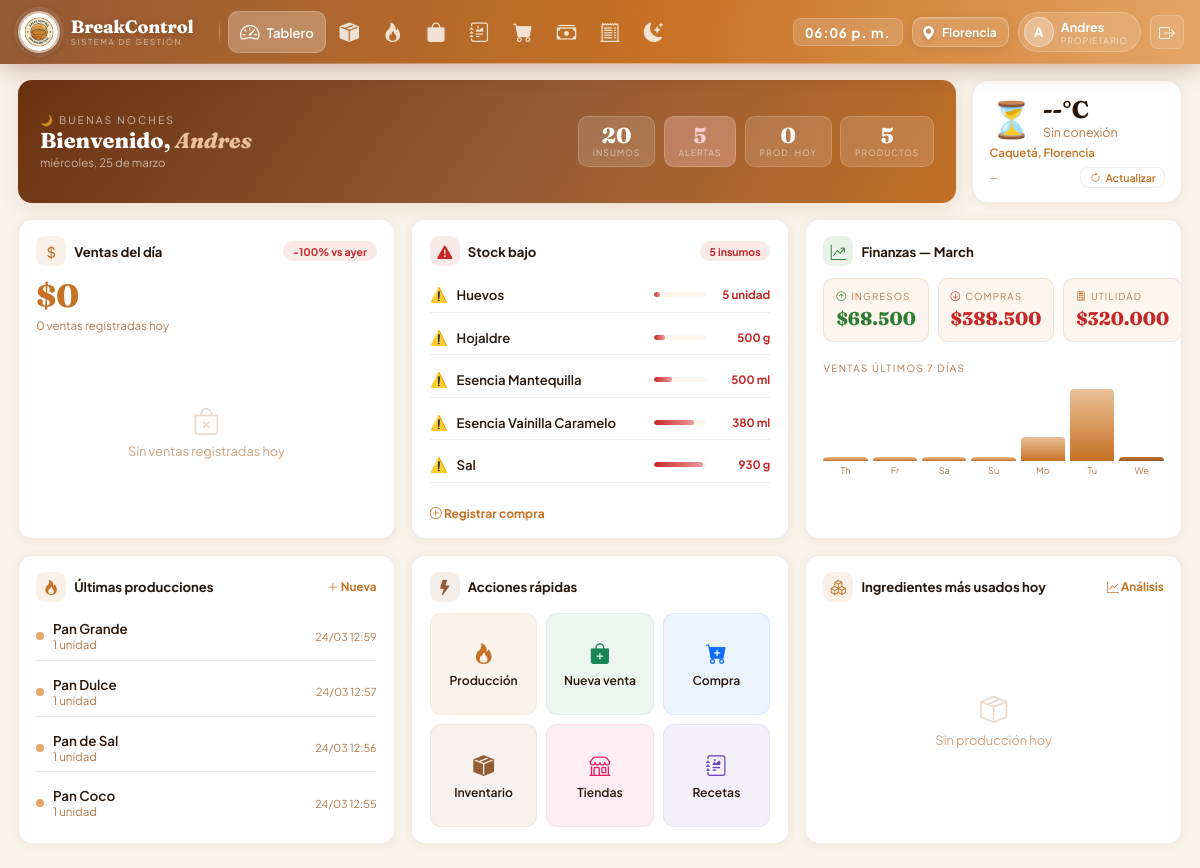
/modules/tablero/index.php (signed in), run on the app's committed database.
### tables this page shows
CREATE TABLE `insumo` (
  `id_insumo` int(11) NOT NULL,
  `nombre` varchar(100) NOT NULL,
  `unidad_medida` enum('kg','g','L','ml','unidad') NOT NULL,
  `es_harina` tinyint(1) NOT NULL DEFAULT 0 COMMENT '1 = se aplica merma del 6%',
  `stock_actual` decimal(12,3) NOT NULL DEFAULT 0.000,
  `punto_reposicion` decimal(12,3) NOT NULL DEFAULT 0.000 COMMENT 'Stock mínimo antes de generar alerta',
  `consumo_promedio_diario` decimal(12,3) NOT NULL DEFAULT 0.000 COMMENT 'Se actualiza automáticamente',
  `activo` tinyint(1) NOT NULL DEFAULT 1,
  `fecha_creacion` datetime NOT NULL DEFAULT current_timestamp()
);

CREATE TABLE `produccion` (
  `id_produccion` int(11) NOT NULL,
  `id_producto` int(11) NOT NULL,
  `id_receta` int(11) NOT NULL,
  `id_usuario` int(11) NOT NULL,
  `cantidad_tandas` decimal(5,1) NOT NULL DEFAULT 1.0,
  `observaciones` varchar(255) DEFAULT NULL,
  `unidades_producidas` int(11) NOT NULL,
  `costo_total` decimal(12,2) NOT NULL DEFAULT 0.00,
  `costo_unitario` decimal(12,4) NOT NULL DEFAULT 0.0000,
  `fecha_produccion` datetime NOT NULL DEFAULT current_timestamp()
);

CREATE TABLE `producto` (
  `id_producto` int(11) NOT NULL,
  `nombre` varchar(100) NOT NULL,
  `categoria` enum('sal','dulce','especial') NOT NULL DEFAULT 'sal',
  `precio_venta` decimal(12,2) NOT NULL DEFAULT 0.00,
  `activo` tinyint(1) NOT NULL DEFAULT 1,
  `fecha_creacion` datetime NOT NULL DEFAULT current_timestamp(),
  `unidad_produccion` varchar(20) NOT NULL DEFAULT 'carro',
  `cantidad_por_tanda` decimal(10,2) NOT NULL DEFAULT 0.00
);

### includes/sesion.php (called while the page is built, shortened)
<?php
function usuarioActual(): array {
    return [
        'id_usuario' => $_SESSION['id_usuario']      ?? null,
        'nombre'     => $_SESSION['nombre_completo'] ?? '',
        'rol'        => $_SESSION['rol']             ?? '',
    ];
}

### includes/funciones.php (called while the page is built, shortened)
<?php
function formatoInteligente(float $valor): string {
    if ($valor == floor($valor)) {
        return number_format($valor, 0, ',', '.');
    }
    $texto = rtrim(number_format($valor, 3, ',', '.'), '0');
    return rtrim($texto, ',');
}

### modules/tablero/index.php (the view, shortened to what this page needs)
<?php
require_once __DIR__ . '/../../includes/sesion.php';
require_once __DIR__ . '/../../includes/funciones.php';
$pdo  = getConexion();
$ventas_hoy   = (float)$pdo->query("SELECT COALESCE(SUM(total_venta),0) FROM venta WHERE DATE(fecha_hora)=CURDATE()")->fetchColumn();
$ventas_ayer  = (float)$pdo->query("SELECT COALESCE(SUM(total_venta),0) FROM venta WHERE DATE(fecha_hora)=DATE_SUB(CURDATE(),INTERVAL 1 DAY)")->fetchColumn();
$num_ventas   = (int)$pdo->query("SELECT COUNT(*) FROM venta WHERE DATE(fecha_hora)=CURDATE()")->fetchColumn();
$diff_v       = $ventas_ayer > 0 ? round((($ventas_hoy - $ventas_ayer) / $ventas_ayer) * 100, 1) : null;
$ingresos_mes = (float)$pdo->query("SELECT COALESCE(SUM(total_venta),0) FROM venta WHERE MONTH(fecha_hora)=MONTH(CURDATE()) AND YEAR(fecha_hora)=YEAR(CURDATE())")->fetchColumn();
$compras_mes  = (float)$pdo->query("SELECT COALESCE(SUM(total_pagado),0) FROM compra WHERE MONTH(fecha_compra)=MONTH(CURDATE()) AND YEAR(fecha_compra)=YEAR(CURDATE())")->fetchColumn();
$utilidad_mes = $ingresos_mes - $compras_mes;
$total_insumos = (int)$pdo->query("SELECT COUNT(*) FROM insumo WHERE activo=1")->fetchColumn();
$prod_hoy      = (int)$pdo->query("SELECT COUNT(*) FROM produccion WHERE DATE(fecha_produccion)=CURDATE()")->fetchColumn();
$prods_act     = (int)$pdo->query("SELECT COUNT(*) FROM producto WHERE activo=1")->fetchColumn();
$alertas = $pdo->query("
    SELECT nombre, stock_actual, punto_reposicion, unidad_medida
    FROM insumo
    WHERE stock_actual <= punto_reposicion AND activo = 1
    ORDER BY (stock_actual / NULLIF(punto_reposicion, 0)) ASC
    LIMIT 5
")->fetchAll();
$num_alertas = count($alertas);
$prods_recientes = $pdo->query("
    SELECT pr.fecha_produccion, pr.cantidad_tandas, p.nombre, p.unidad_produccion
    FROM produccion pr
    INNER JOIN producto p ON p.id_producto = pr.id_producto
    ORDER BY pr.fecha_produccion DESC, pr.id_produccion DESC
    LIMIT 4
")->fetchAll();
$top_ventas = $pdo->query("
    SELECT p.nombre, SUM(v.unidades_vendidas) AS u, SUM(v.total_venta) AS t
    FROM venta v
    INNER JOIN producto p ON p.id_producto = v.id_producto
    WHERE DATE(v.fecha_hora) = CURDATE()
    GROUP BY v.id_producto
    ORDER BY t DESC
    LIMIT 4
")->fetchAll();
$dias_raw = $pdo->query("
    SELECT DATE(fecha_hora) AS d, COALESCE(SUM(total_venta), 0) AS t
    FROM venta
    WHERE fecha_hora >= DATE_SUB(CURDATE(), INTERVAL 6 DAY)
    GROUP BY DATE(fecha_hora)
")->fetchAll(PDO::FETCH_KEY_PAIR);
$chart = [];
for ($i = 6; $i >= 0; $i--) {
    $f = date('Y-m-d', strtotime("-{$i} days"));
    $chart[] = [
        'lbl' => date('D', strtotime($f)),
        'v'   => (float)($dias_raw[$f] ?? 0),
        'hoy' => $i === 0
    ];
}
$chartMax = max(array_column($chart, 'v') ?: [1]);
$consumo_hoy = $pdo->query("
    SELECT i.nombre, i.unidad_medida,
           COALESCE(SUM(cl.cantidad_consumida),0) AS total
    FROM consumo_lote cl
    INNER JOIN lote l        ON l.id_lote       = cl.id_lote
    INNER JOIN insumo i      ON i.id_insumo      = l.id_insumo
    INNER JOIN produccion pr ON pr.id_produccion = cl.id_produccion
    WHERE DATE(pr.fecha_produccion) = CURDATE()
    GROUP BY i.id_insumo ORDER BY total DESC LIMIT 5
")->fetchAll();
if (empty($consumo_hoy)) {
    $consumo_hoy = $pdo->query("
        SELECT i.nombre, i.unidad_medida,
               SUM(ri.cantidad * pr.cantidad_tandas) AS total
        FROM produccion pr
        INNER JOIN receta_ingrediente ri ON ri.id_receta = pr.id_receta
        INNER JOIN insumo i ON i.id_insumo = ri.id_insumo
        WHERE DATE(pr.fecha_produccion) = CURDATE()
        GROUP BY i.id_insumo ORDER BY total DESC LIMIT 5
    ")->fetchAll();
}
require_once __DIR__ . '/../../views/layouts/header.php';
?>
<div class="page">
  <div class="welcome">
    <div class="wc-banner">
      <div>
        <div class="wc-greeting" id="wg"></div>
        <div class="wc-name">Bienvenido, <em><?= htmlspecialchars($user['nombre']) ?></em></div>
        <div class="wc-sub" id="ws"></div>
      </div>
      <div class="wc-pills">
        <div class="wc-pill">
          <div class="wc-pill-num"><?= $total_insumos ?></div>
          <div class="wc-pill-lbl">Insumos</div>
        </div>
        <div class="wc-pill" style="<?= $num_alertas > 0 ? 'background:rgba(255,205,210,.3)' : '' ?>">
          <div class="wc-pill-num" style="<?= $num_alertas > 0 ? 'color:#ffcdd2' : '' ?>"><?= $num_alertas ?></div>
          <div class="wc-pill-lbl">Alertas</div>
        </div>
        <div class="wc-pill">
          <div class="wc-pill-num"><?= $prod_hoy ?></div>
          <div class="wc-pill-lbl">Prod. hoy</div>
        </div>
        <div class="wc-pill">
          <div class="wc-pill-num"><?= $prods_act ?></div>
          <div class="wc-pill-lbl">Productos</div>
        </div>
      </div>
    </div>
    <div class="clima-box">
      <div>
        <div class="clima-top">
          <span class="clima-ico" id="cico">⏳</span>
          <div>
            <div class="clima-temp" id="ctemp">--°C</div>
            <div class="clima-desc" id="cdesc">Cargando...</div>
          </div>
        </div>
<div class="clima-city" id="ccity" onclick="abrirModalCiudad()" style="cursor:pointer">
</div>      </div>
      <div class="clima-bottom">
        <span class="clima-upd" id="cupd">—</span>
        <button class="btn-ref" id="bref" onclick="getClima(true)">
          <i class="bi bi-arrow-clockwise" id="bico"></i> Actualizar
        </button>
      </div>
    </div>
  </div>
  <div class="grid">
    <div class="card">
      <div class="ch">
        <div class="ch-left">
          <span class="ch-ico ico-nar"><i class="bi bi-currency-dollar"></i></span>
          <span class="ch-title">Ventas del día</span>
        </div>
        <?php if ($diff_v !== null): ?>
        <span class="badge <?= $diff_v >= 0 ? 'b-ok' : 'b-bad' ?>">
          <?= $diff_v >= 0 ? '+' : '' ?><?= $diff_v ?>% vs ayer
        </span>
        <?php else: ?>
        <span class="badge b-neu">Sin histórico</span>
        <?php endif; ?>
      </div>
      <div class="bign nar">$<?= number_format($ventas_hoy, 0, ',', '.') ?></div>
      <div class="sublbl"><?= $num_ventas ?> venta<?= $num_ventas != 1 ? 's' : '' ?> registrada<?= $num_ventas != 1 ? 's' : '' ?> hoy</div>
      <?php if (!empty($top_ventas)): ?>
      <table class="mt">
        <thead><tr><th>Producto</th><th>Und.</th><th>Total</th></tr></thead>
        <tbody>
          <?php foreach ($top_ventas as $tv): ?>
          <tr>
            <td title="<?= htmlspecialchars($tv['nombre']) ?>"><?= htmlspecialchars($tv['nombre']) ?></td>
            <td><?= $tv['u'] ?></td>
            <td>$<?= number_format($tv['t'], 0, ',', '.') ?></td>
          </tr>
          <?php endforeach; ?>
        </tbody>
      </table>
      <?php else: ?>
      <div class="empty"><i class="bi bi-bag-x"></i>Sin ventas registradas hoy</div>
      <?php endif; ?>
    </div>
    <div class="card">
      <div class="ch">
        <div class="ch-left">
          <span class="ch-ico ico-red"><i class="bi bi-exclamation-triangle-fill"></i></span>
          <span class="ch-title">Stock bajo</span>
        </div>
        <span class="badge <?= $num_alertas > 0 ? 'b-bad' : 'b-ok' ?>">
          <?= $num_alertas > 0 ? $num_alertas . ' insumo' . ($num_alertas != 1 ? 's' : '') : '✓ Todo OK' ?>
        </span>
      </div>
      <?php if (empty($alertas)): ?>
      <div class="empty">
        <i class="bi bi-check-circle-fill" style="color:#4caf50;opacity:1"></i>
        Inventario en orden
      </div>
      <?php else: ?>
        <?php foreach ($alertas as $a):
          $pct = $a['punto_reposicion'] > 0 ? min(100, round(($a['stock_actual'] / $a['punto_reposicion']) * 100)) : 0;
        ?>
        <div class="al-row">
          <span style="font-size:.9rem;flex-shrink:0">⚠️</span>
          <span class="al-name" title="<?= htmlspecialchars($a['nombre']) ?>"><?= htmlspecialchars($a['nombre']) ?></span>
          <div class="al-bar-w"><div class="al-bar-f" style="width:<?= $pct ?>%"></div></div>
          <span class="al-val"><?= formatoInteligente($a['stock_actual']) ?> <?= $a['unidad_medida'] ?></span>
        </div>
        <?php endforeach; ?>
        <div style="margin-top:.65rem;flex-shrink:0">
          <a href="<?= APP_URL ?>/modules/compras/index.php"
             style="font-size:.75rem;color:var(--c3);font-weight:700;text-decoration:none">
            <i class="bi bi-plus-circle"></i> Registrar compra
          </a>
        </div>
      <?php endif; ?>
    </div>
    <div class="card">
      <div class="ch">
        <div class="ch-left">
          <span class="ch-ico ico-grn"><i class="bi bi-graph-up-arrow"></i></span>
          <span class="ch-title">Finanzas — <?= date('F') ?></span>
        </div>
      </div>
      <div class="fin3">
        <div class="fcard">
          <div class="fcard-lbl"><i class="bi bi-arrow-up-circle" style="color:#2e7d32"></i>Ingresos</div>
          <div class="fcard-val grn">$<?= number_format($ingresos_mes, 0, ',', '.') ?></div>
        </div>
        <div class="fcard">
          <div class="fcard-lbl"><i class="bi bi-arrow-down-circle" style="color:#c62828"></i>Compras</div>
          <div class="fcard-val red">$<?= number_format($compras_mes, 0, ',', '.') ?></div>
        </div>
        <div class="fcard">
          <div class="fcard-lbl"><i class="bi bi-calculator" style="color:var(--c3)"></i>Utilidad</div>
          <div class="fcard-val <?= $utilidad_mes >= 0 ? 'grn' : 'red' ?>">
            $<?= number_format(abs($utilidad_mes), 0, ',', '.') ?>
          </div>
        </div>
      </div>
      <div class="graf-lbl">Ventas últimos 7 días</div>
      <div class="graf-wrap" style="height:88px;flex:none">
        <?php foreach ($chart as $dc):
          $h = $chartMax > 0 ? max(4, round(($dc['v'] / $chartMax) * 100)) . '%' : '4%';
        ?>
        <div class="gc <?= $dc['hoy'] ? 'today' : '' ?>">
          <div class="gb" style="height:<?= $h ?>" title="$<?= number_format($dc['v'], 0, ',', '.') ?>"></div>
          <span class="gd"><?= substr($dc['lbl'], 0, 2) ?></span>
        </div>
        <?php endforeach; ?>
      </div>
    </div>
    <div class="card">
      <div class="ch">
        <div class="ch-left">
          <span class="ch-ico ico-nar"><i class="bi bi-fire"></i></span>
          <span class="ch-title">Últimas producciones</span>
        </div>
        <a href="<?= APP_URL ?>/modules/produccion/nueva_produccion.php"
           style="font-size:.73rem;color:var(--c3);font-weight:700;text-decoration:none">
          <i class="bi bi-plus-lg"></i> Nueva
        </a>
      </div>
      <?php if (empty($prods_recientes)): ?>
      <div class="empty"><i class="bi bi-inbox"></i>Sin producciones aún</div>
      <?php else: ?>
        <?php foreach ($prods_recientes as $pr): ?>
        <div class="pr-row">
          <div class="pr-dot"></div>
          <div style="flex:1;min-width:0">
            <div class="pr-name"><?= htmlspecialchars($pr['nombre']) ?></div>
            <div class="pr-det"><?= formatoInteligente($pr['cantidad_tandas']) ?> <?= $pr['unidad_produccion'] ?></div>
          </div>
          <div class="pr-time"><?= date('d/m H:i', strtotime($pr['fecha_produccion'])) ?></div>
        </div>
        <?php endforeach; ?>
      <?php endif; ?>
    </div>
    <div class="card">
      <div class="ch">
        <div class="ch-left">
          <span class="ch-ico ico-caf"><i class="bi bi-lightning-fill"></i></span>
          <span class="ch-title">Acciones rápidas</span>
        </div>
      </div>
      <div class="ac-grid">
        <?php
        $acs = [
          ['/modules/produccion/nueva_produccion.php', 'bi-fire',           'Producción', 'var(--c3)', 'rgba(198,113,36,.08)'],
          ['/modules/ventas/nueva_venta.php',          'bi-bag-plus-fill',  'Nueva venta','#198754',   'rgba(25,135,84,.08)'],
          ['/modules/compras/index.php',               'bi-cart-plus-fill', 'Compra',     '#0d6efd',   'rgba(13,110,253,.08)'],
          ['/modules/inventario/index.php',            'bi-box-seam-fill',  'Inventario', 'var(--c1)', 'rgba(148,91,53,.08)'],
          ['/modules/ventas/clientes.php',             'bi-shop',           'Tiendas',   '#e91e63',   'rgba(233,30,99,.08)'],
          ['/modules/recetas/index.php',               'bi-journal-richtext','Recetas',   '#6f42c1',   'rgba(111,66,193,.08)'],
        ];
        foreach ($acs as [$url, $ico, $lbl, $col, $bg]): ?>
        <a href="<?= APP_URL . $url ?>" class="ac-btn"
           style="border-color:<?= $bg ?>;background:<?= $bg ?>">
          <i class="bi <?= $ico ?>" style="color:<?= $col ?>"></i>
          <?= $lbl ?>
        </a>
        <?php endforeach; ?>
      </div>
    </div>
    <div class="card">
      <div class="ch">
        <div class="ch-left">
          <span class="ch-ico ico-nar"><i class="bi bi-boxes"></i></span>
          <span class="ch-title">Ingredientes más usados hoy</span>
        </div>
        <a href="<?= APP_URL ?>/modules/finanzas/index.php"
           style="font-size:.73rem;color:var(--c3);font-weight:700;text-decoration:none">
          <i class="bi bi-graph-up"></i> Análisis
        </a>
      </div>
      <?php if (empty($consumo_hoy)): ?>
      <div class="empty"><i class="bi bi-box-seam"></i>Sin producción hoy</div>
      <?php endif; ?>
    </div>
  </div>
</div>
</body>
</html>

### data on the page
insumo: nombre "Huevos", punto_reposicion 45 (drawn), stock_actual "5", unidad_medida "unidad"
insumo: nombre "Hojaldre", punto_reposicion 2500 (drawn), stock_actual "500", unidad_medida "g"
insumo: nombre "Esencia Mantequilla", punto_reposicion 1500 (drawn), stock_actual "500", unidad_medida "ml"
insumo: nombre "Esencia Vainilla Caramelo", punto_reposicion 500 (drawn), stock_actual "380", unidad_medida "ml"
insumo: nombre "Sal", punto_reposicion 1000 (drawn), stock_actual "930", unidad_medida "g"
produccion: id_producto.nombre "Pan Grande", cantidad_tandas "1", id_producto.unidad_produccion "unidad", fecha_produccion "24/03 12:59"
produccion: id_producto.nombre "Pan Dulce", cantidad_tandas "1", id_producto.unidad_produccion "unidad", fecha_produccion "24/03 12:57"
produccion: id_producto.nombre "Pan de Sal", cantidad_tandas "1", id_producto.unidad_produccion "unidad", fecha_produccion "24/03 12:56"
produccion: id_producto.nombre "Pan Coco", cantidad_tandas "1", id_producto.unidad_produccion "unidad", fecha_produccion "24/03 12:55"

### other printed values
substr($user['nombre'], 0, 1) "A"
$user['nombre'] "Andres"
$total_insumos "20"
$num_alertas "5"
$prod_hoy "0"
$prods_act "5"
$diff_v "-100"
$ventas_hoy "0"
$num_ventas "0"
$ingresos_mes "68.500"
$compras_mes "388.500"
abs($utilidad_mes) "320.000"
substr($dc['lbl'], 0, 2) "Th"
substr($dc['lbl'], 0, 2) "Fr"
substr($dc['lbl'], 0, 2) "Sa"
